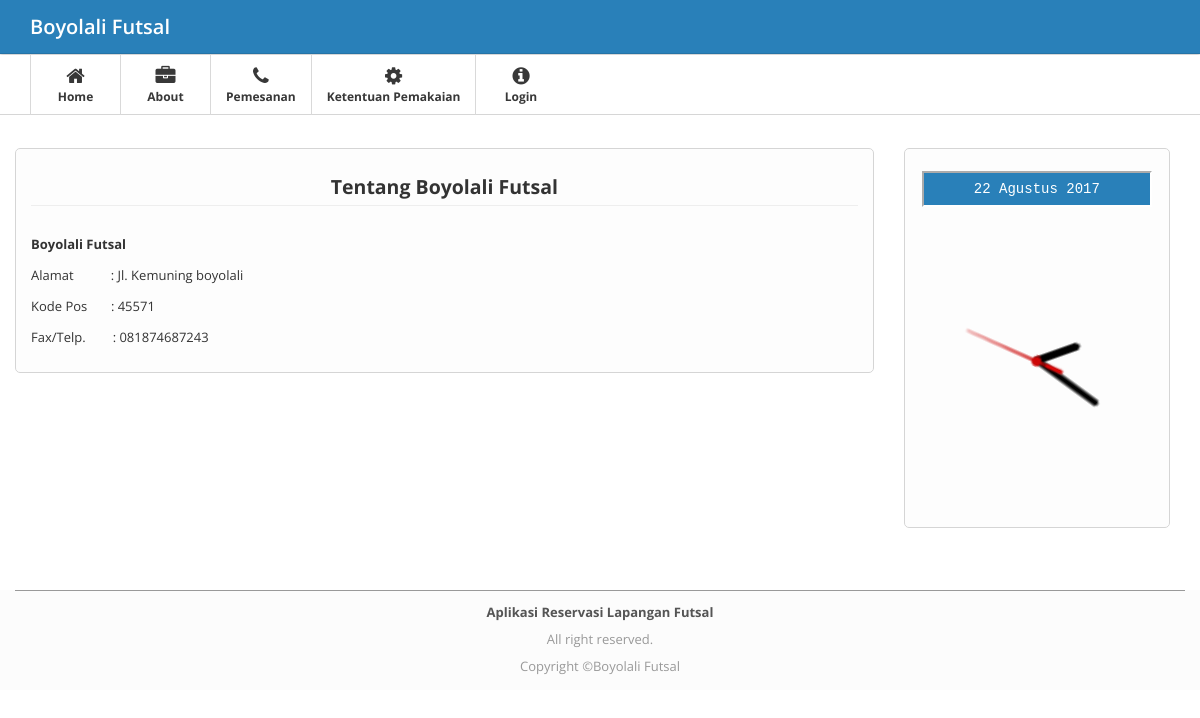
The page /index.php?modul=profil on the database its author committed.
### tables this page shows
CREATE TABLE `profil` (
  `id_profil` int(11) NOT NULL,
  `namafutsal` varchar(35) NOT NULL,
  `alamat` text NOT NULL,
  `kodepos` varchar(5) NOT NULL,
  `fax` char(20) NOT NULL,
  `no_hp` char(12) NOT NULL
);

CREATE TABLE `about` (
  `id_about` int(11) NOT NULL,
  `isi` text NOT NULL
);

### db/config.php (called while the page is built, shortened)
<?php
$zz=mysql_fetch_array(mysql_query("Select * from profil where id_profil='1'"));
$namaprofil=$zz[namafutsal];
?>

### index.php (the view, shortened to what this page needs)
<?php
include("db/config.php");
 ?>
<!DOCTYPE html>
<html lang="en">
<head>
<link href="ckeditor/content.css" rel="stylesheet" type="text/css"/>
<link href="css/bootstrap.css" rel="stylesheet">
<link href="css/bootstrap.min.css" rel="stylesheet">
<link href="css/bootstrap-responsive.min.css" rel="stylesheet">
<link href="css/font-awesome.css" rel="stylesheet">
<link href="css/style.css" rel="stylesheet">
<link href="css/pages/dashboard.css" rel="stylesheet">
  <link rel="stylesheet" type="text/css" href="plug/BeatPicker.min.css">
    <link rel="stylesheet" href="media/css/jquery.dataTables.css" type="text/css" />
</head>
<body>
<div class="navbar navbar-fixed-top">
  <div class="navbar-inner">
    <div class="container"><span class="icon-bar"></span><span class="icon-bar"></span> </a><a class="brand" href="index.php">
      <?php if (empty($_SESSION['namapengunjung'])){
        echo "$namaprofil";
        }else{
        echo "Pemesanan Lapangan Futsal";
    }
    ?></a>
    </div>
  </div>
</div>
<div class="subnavbar">
  <div class="subnavbar-inner">
    <div class="container">
      <?php include('menu.php'); ?>
    </div>
  </div>
</div>
<div class="main">
  <div class="main-inner">
    <div class="container">
      <div class="row">
            <?php
if(!empty($_GET['modul']))
{
  if(file_exists("modul/$_GET[modul].php"))
  {
  include("modul/$_GET[modul].php");
  } else
  {
  echo "<h2>Error !<br/>Halaman Tidak Di Temukan !</h2>";
  }
        } ?>
    </div>
  </div>
</div>
</div>
<br />
<br />
<br />
<br />
<br />
<footer class="application-footer">
            <div class="container">
                <p><b>Aplikasi Reservasi Lapangan Futsal</b></p>
                <div class="disclaimer">
                <div class="disclaimer">
                    <p>All right reserved.</p>
                    <p>Copyright ©<?php echo "$namaprofil";?></p>
                </div>
            </div>
        </footer>
</body>
</html>

### modul/profil.php
  <div class="col-md-9" >
                <div class="widget">
                   <div class="widget-content">
                      <legend align="center"><b>Tentang <?php echo "$namaprofil";?></b></legend>
                    <div class="post">
                      <div class="entry">
                        <div id='isi'>
<?php
$idk='1';
 $about=mysql_query("select id_about,isi from about where id_about='$idk'");
$rr=mysql_fetch_array($about);
echo "$rr[isi]";
?>
  </div>
  </div>
</div>
                                </div>
                           </div>
                    </div>
                    <?php include 'modul/menu_kanan.php'; ?>

### css/style.css (style rules this page uses)
.application-footer { background-color: #fcfcfc; z-index: 900; height: 100px; margin-top: -100px; clear: both; position: relative; }
.application-footer .container { padding-top: 10px; color: #555555; text-align: center; border-top: 1px solid #999999; }
.application-footer .container p { margin: 0 0 5px; }
.disclaimer { text-align: center; font-size: 11px; color: #999999; }
body { background: #FFFFFF; font: 13px/1.7em 'Open Sans'; }
p { font: 13px/1.7em 'Open Sans'; }
.navbar .container { position: relative; }
.navbar-inner { padding: 7px 0; background: #2980b9; -moz-border-radius: 0; -webkit-border-radius: 0; border-radius: 0; }
.navbar-fixed-top { position: static; }
.navbar .brand { font-weight: 600; position: relative; top: 2px; }
.subnavbar { margin-bottom: 2.5em; }
.subnavbar-inner { height: 60px; background: #fff; border-bottom: 1px solid #d6d6d6; }
.main { padding-bottom: 2em; border-bottom: 0px solid #000; }
.widget { position: relative; clear: both; width: auto; margin-bottom: 2em; overflow: hidden; }
.widget-content { padding: 20px 15px 15px; background: #FDFDFD; border: 1px solid #D5D5D5; -moz-border-radius: 5px; -webkit-border-radius: 5px; border-radius: 5px; }
.widget-content:before, .widget-content:after { content:""; display:table; }
.widget-content:after { clear:both; }
.widget-content { zoom:1; }

### rows shown on the page
profil: namafutsal "Boyolali Futsal"
about: isi "Boyolali Futsal Alamat : Jl. Kemuning boyolali Kode Pos : 45571 Fax/Telp. : 081874687243"
